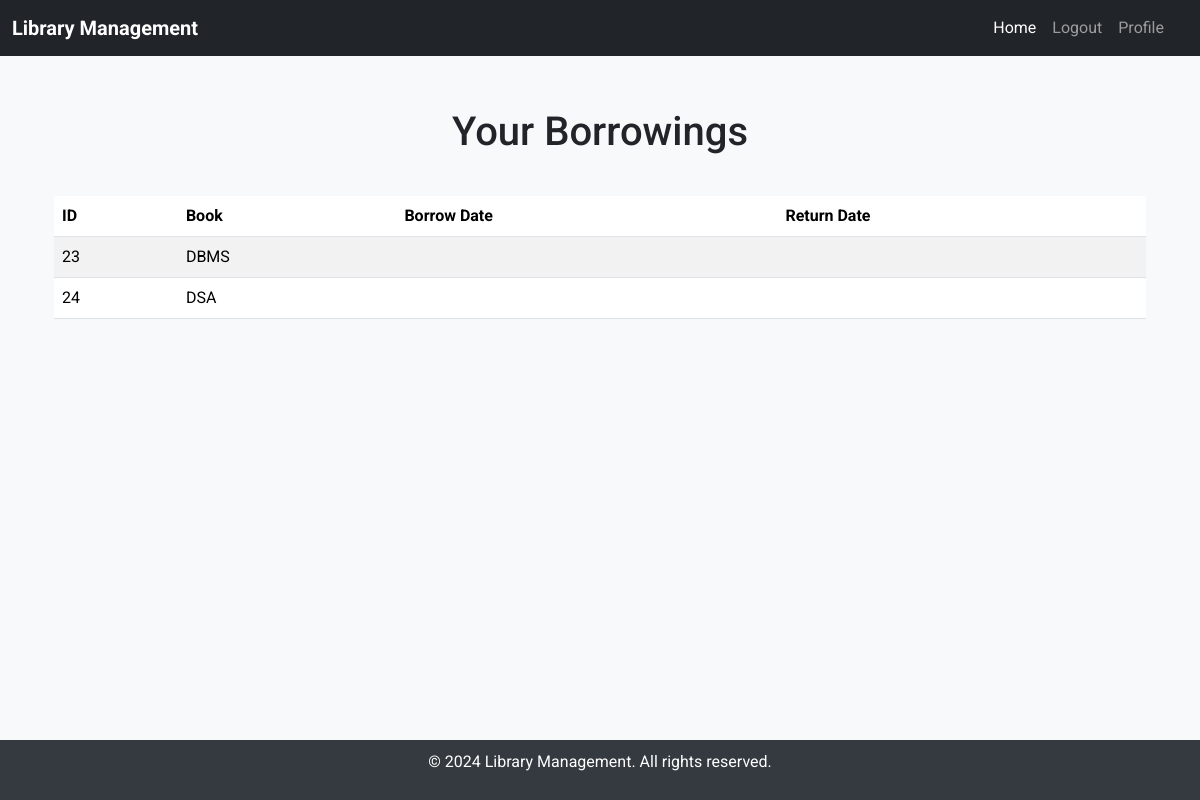
/borrowings/ (signed in), run on an earlier commit of the app's database.
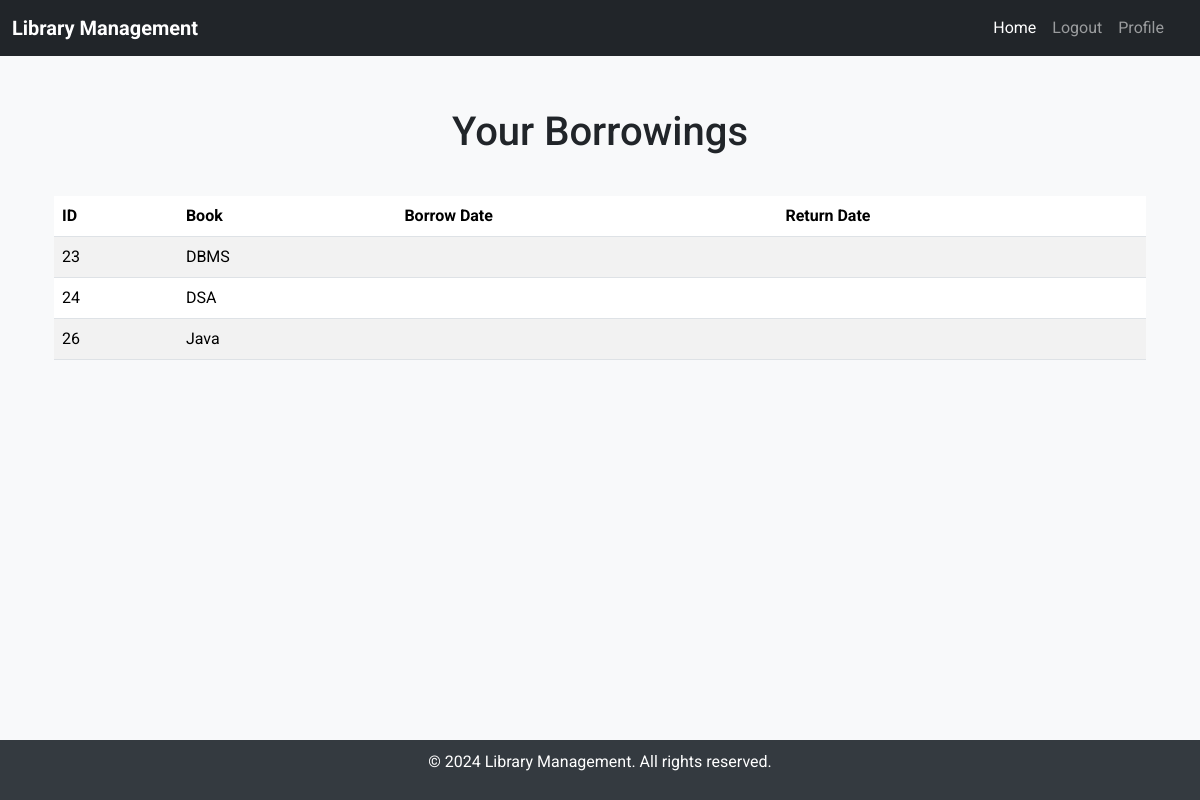
And on a later commit of the database.
### ladmin/models.py (models this page shows, shortened)
class Borrowing(models.Model):
    user = models.ForeignKey(customer, on_delete=models.CASCADE)
    category = models.ForeignKey(Category, on_delete=models.CASCADE, null=True)
    book = models.ForeignKey(Book, on_delete=models.CASCADE)
    borrowed_date = models.DateTimeField(default=timezone.now)
    due_date = models.DateTimeField()
    returned_date = models.DateTimeField(blank=True, null=True)

class Book(models.Model):
    book_id = models.CharField(max_length=100, unique=True, null=True)
    title = models.CharField(max_length=255)
    author = models.CharField(max_length=255)
    category = models.ForeignKey(Category, on_delete=models.CASCADE)
    quantity = models.PositiveIntegerField(default=0)

### cust/views.py (the view)
# urls.py: path('borrowings/', user_borrowings, name='user_borrowings'),
@login_required
def user_borrowings(request):
    user = request.user.customer
    borrowings = Borrowing.objects.filter(user=user)
    return render(request, 'cust/borrow.html', {'borrowings': borrowings})

### template/cust/borrow.html
{% extends "cust/base.html" %}
{% block page %}
<div class="container mt-5">
    <h1 class="text-center">Your Borrowings</h1>
    <div class="row mt-4">
        <div class="col-md-12">
            {% if borrowings %}
            <table class="table table-striped mt-3">
                <thead>
                    <tr>
                        <th>ID</th>
                        <th>Book</th>
                        <th>Borrow Date</th>
                        <th>Return Date</th>
                    </tr>
                </thead>
                <tbody>
                    {% for borrowing in borrowings %}
                    <tr>
                        <td>{{ borrowing.id }}</td>
                        <td>{{ borrowing.book.title }}</td>
                        <td>{{ borrowing.borrow_date }}</td>
                        <td>{{ borrowing.return_date }}</td>
                    </tr>
                    {% endfor %}
                </tbody>
            </table>
            {% else %}
            <div class="alert alert-info mt-3" role="alert">
                You have no borrowings.
            </div>
            {% endif %}
        </div>
    </div>
</div>
{% endblock page %}

What changed in the data, as far as the page shows it:
added Borrowing: id "26", book "Java"
